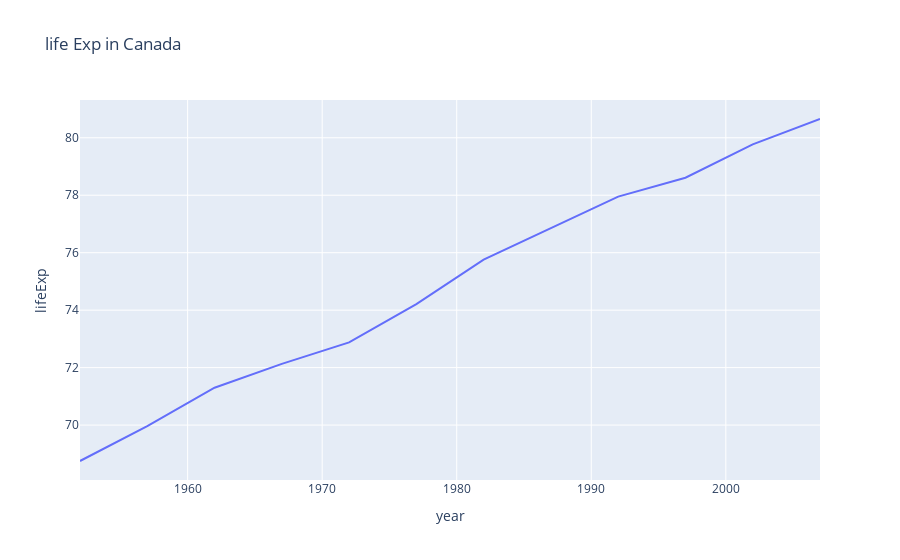

Here is the notebook cell this chart was saved with:
### Code cell
px.line(data_canada,x="year" ,y="lifeExp",title="life Exp in Canada")

### Figure 1 — Plotly figure (JSON) as saved in the notebook; plotly's stock layout.template omitted (floating-point values rounded to 4 significant figures)
{"data": [{"hovertemplate": "year=%{x}<br>lifeExp=%{y}<extra></extra>", "legendgroup": "", "line": {"color": "#636efa", "dash": "solid"}, "marker": {"symbol": "circle"}, "mode": "lines", "name": "", "orientation": "v", "showlegend": false, "type": "scatter", "x": [1952, 1957, 1962, 1967, 1972, 1977, 1982, 1987, 1992, 1997, 2002, 2007], "xaxis": "x", "y": [68.75, 69.96, 71.3, 72.13, 72.88, 74.21, 75.76, 76.86, 77.95, 78.61, 79.77, 80.65], "yaxis": "y"}], "layout": {"autosize": true, "legend": {"tracegroupgap": 0}, "title": {"text": "life Exp in Canada"}, "xaxis": {"anchor": "y", "autorange": true, "domain": [0, 1], "range": [1952, 2007], "title": {"text": "year"}, "type": "linear"}, "yaxis": {"anchor": "x", "autorange": true, "domain": [0, 1], "range": [68.09, 81.31], "title": {"text": "lifeExp"}, "type": "linear"}}}
